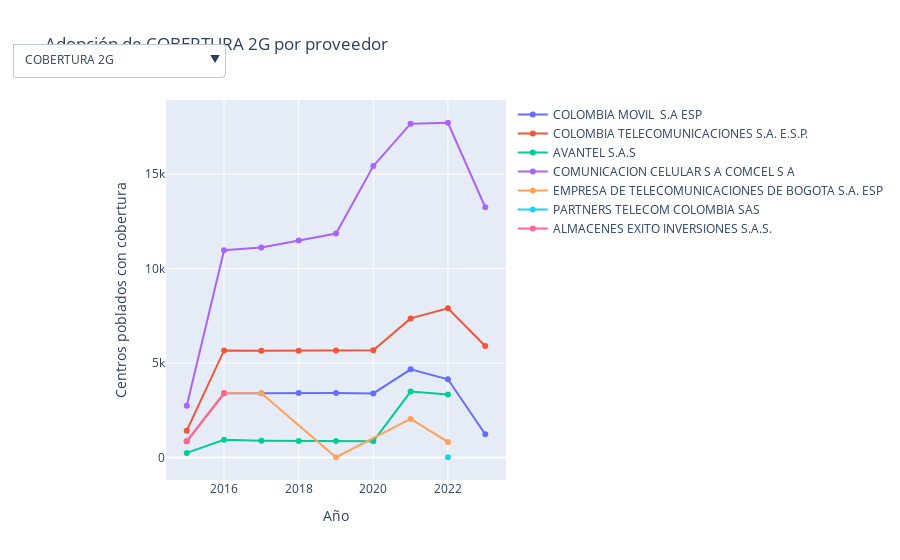

This figure's notebook cell:
### Code cell
def mostrar_velocidad_adopcion_con_dropdown(df, tecnologias, proveedores):
    fig = go.Figure()
    
    for tecnologia in tecnologias:
        for proveedor in proveedores:
            df_data = obtener_velocidad_de_adopcion_de_tecnologia_por_proveedor(
                df, tecnologia, proveedor
            )
            fig.add_trace(
                go.Scatter(
                    x=df_data['AÑO'],
                    y=df_data['Cantidad de centros poblados con cobertura'],
                    mode='lines+markers',
                    name=proveedor,
                    visible=(tecnologia == tecnologias[0])  # Solo la primera visible
                )
            )
    
    buttons = []
    traces_per_tech = len(proveedores)
    
    for i, tecnologia in enumerate(tecnologias):
        visibility = [False] * len(fig.data)
        for j in range(i * traces_per_tech, (i + 1) * traces_per_tech):
            visibility[j] = True
        
        buttons.append(
            dict(
                label=tecnologia,
                method='update',
                args=[{'visible': visibility},
                      {'title': f'Adopción de {tecnologia} por proveedor'}]
            )
        )
    
    fig.update_layout(
        updatemenus=[
            dict(
                buttons=buttons,
                direction='down',
                showactive=True,
                x=0.17,
                y=1.15
            )
        ],
        title=f'Adopción de {tecnologias[0]} por proveedor',
        xaxis_title='Año',
        yaxis_title='Centros poblados con cobertura'
    )
    
    fig.write_html('graficos/velocidad_adopcion_interactiva.html')
    fig.show()

proveedores = df['PROVEEDOR'].unique()
mostrar_velocidad_adopcion_con_dropdown(df, tipos_de_tecnologia, proveedores)

### Figure 1 — Plotly figure (JSON) as saved in the notebook; plotly's stock layout.template omitted (floating-point values rounded to 4 significant figures)
{"data": [{"mode": "lines+markers", "name": "COLOMBIA MOVIL  S.A ESP", "type": "scatter", "visible": true, "x": [2015, 2016, 2017, 2018, 2019, 2020, 2021, 2022, 2023], "y": [849, 3396, 3396, 3406, 3415, 3386, 4662, 4136, 1227]}, {"mode": "lines+markers", "name": "COLOMBIA TELECOMUNICACIONES S.A. E.S.P.", "type": "scatter", "visible": true, "x": [2015, 2016, 2017, 2018, 2019, 2020, 2021, 2022, 2023], "y": [1416, 5668, 5653, 5651, 5662, 5680, 7363, 7894, 5902]}, {"mode": "lines+markers", "name": "AVANTEL S.A.S", "type": "scatter", "visible": true, "x": [2015, 2016, 2017, 2018, 2019, 2020, 2021, 2022], "y": [236, 929, 878, 872, 872, 850, 3484, 3330]}, {"mode": "lines+markers", "name": "COMUNICACION CELULAR S A COMCEL S A", "type": "scatter", "visible": true, "x": [2015, 2016, 2017, 2018, 2019, 2020, 2021, 2022, 2023], "y": [2736, 10975, 11120, 11491, 11855, 15435, 17674, 17725, 13248]}, {"mode": "lines+markers", "name": "EMPRESA DE TELECOMUNICACIONES DE BOGOTA S.A. ESP", "type": "scatter", "visible": true, "x": [2015, 2016, 2017, 2019, 2021, 2022], "y": [849, 3396, 3396, 8, 2038, 820]}, {"mode": "lines+markers", "name": "PARTNERS TELECOM COLOMBIA SAS", "type": "scatter", "visible": true, "x": [2022], "y": [7]}, {"mode": "lines+markers", "name": "ALMACENES EXITO INVERSIONES S.A.S.", "type": "scatter", "visible": true, "x": [2015, 2016], "y": [849, 3396]}, {"mode": "lines+markers", "name": "UNE EPM TELECOMUNICACIONES S.A.", "type": "scatter", "visible": true, "x": [], "y": []}, {"mode": "lines+markers", "name": "COLOMBIA MOVIL  S.A ESP", "type": "scatter", "visible": false, "x": [2015, 2016, 2017, 2018, 2019, 2020, 2021, 2022, 2023], "y": [806, 3215, 3226, 3304, 3375, 3431, 4858, 5453, 4098]}, {"mode": "lines+markers", "name": "COLOMBIA TELECOMUNICACIONES S.A. E.S.P.", "type": "scatter", "visible": false, "x": [2015, 2016, 2017, 2018, 2019, 2020, 2021, 2022, 2023], "y": [1109, 4490, 4571, 4857, 5174, 5281, 6725, 7214, 5522]}, {"mode": "lines+markers", "name": "AVANTEL S.A.S", "type": "scatter", "visible": false, "x": [2021, 2022], "y": [3291, 3309]}, {"mode": "lines+markers", "name": "COMUNICACION CELULAR S A COMCEL S A", "type": "scatter", "visible": false, "x": [2015, 2016, 2017, 2018, 2019, 2020, 2021, 2022, 2023], "y": [1663, 7101, 7481, 8085, 8956, 12936, 15723, 16141, 12438]}, {"mode": "lines+markers", "name": "EMPRESA DE TELECOMUNICACIONES DE BOGOTA S.A. ESP", "type": "scatter", "visible": false, "x": [2015, 2016, 2017, 2019, 2021, 2022], "y": [806, 3215, 3226, 7, 2252, 932]}, {"mode": "lines+markers", "name": "PARTNERS TELECOM COLOMBIA SAS", "type": "scatter", "visible": false, "x": [2021, 2022, 2023], "y": [3265, 4473, 3489]}, {"mode": "lines+markers", "name": "ALMACENES EXITO INVERSIONES S.A.S.", "type": "scatter", "visible": false, "x": [2015, 2016], "y": [806, 3215]}, {"mode": "lines+markers", "name": "UNE EPM TELECOMUNICACIONES S.A.", "type": "scatter", "visible": false, "x": [], "y": []}, {"mode": "lines+markers", "name": "COLOMBIA MOVIL  S.A ESP", "type": "scatter", "visible": false, "x": [2015, 2016, 2017, 2018, 2019, 2020, 2021, 2022, 2023], "y": [575, 2662, 3024, 3046, 3095, 3414, 4847, 5449, 4095]}, {"mode": "lines+markers", "name": "COLOMBIA TELECOMUNICACIONES S.A. E.S.P.", "type": "scatter", "visible": false, "x": [2015, 2016, 2017, 2018, 2019, 2020, 2021, 2022, 2023], "y": [242, 939, 1002, 1022, 1088, 1805, 4706, 5024, 3903]}, {"mode": "lines+markers", "name": "AVANTEL S.A.S", "type": "scatter", "visible": false, "x": [2021, 2022], "y": [3291, 3309]}, {"mode": "lines+markers", "name": "COMUNICACION CELULAR S A COMCEL S A", "type": "scatter", "visible": false, "x": [2015, 2016, 2017, 2018, 2019, 2020, 2021, 2022, 2023], "y": [843, 4233, 5261, 6107, 7576, 9857, 14046, 15755, 12258]}, {"mode": "lines+markers", "name": "EMPRESA DE TELECOMUNICACIONES DE BOGOTA S.A. ESP", "type": "scatter", "visible": false, "x": [2015, 2016, 2017, 2018, 2019, 2020, 2021, 2022], "y": [575, 2662, 3024, 175, 216, 117, 949, 931]}, {"mode": "lines+markers", "name": "PARTNERS TELECOM COLOMBIA SAS", "type": "scatter", "visible": false, "x": [2021, 2022, 2023], "y": [3265, 4473, 3489]}, {"mode": "lines+markers", "name": "ALMACENES EXITO INVERSIONES S.A.S.", "type": "scatter", "visible": false, "x": [2015, 2016], "y": [575, 2662]}, {"mode": "lines+markers", "name": "UNE EPM TELECOMUNICACIONES S.A.", "type": "scatter", "visible": false, "x": [], "y": []}, {"mode": "lines+markers", "name": "COLOMBIA MOVIL  S.A ESP", "type": "scatter", "visible": false, "x": [2015, 2016, 2017, 2018, 2019, 2020, 2021, 2022, 2023], "y": [81, 390, 569, 918, 1418, 1686, 3938, 6839, 5842]}, {"mode": "lines+markers", "name": "COLOMBIA TELECOMUNICACIONES S.A. E.S.P.", "type": "scatter", "visible": false, "x": [2015, 2016, 2017, 2018, 2019, 2020, 2021, 2022, 2023], "y": [83, 415, 787, 1456, 1821, 1945, 4316, 5251, 4102]}, {"mode": "lines+markers", "name": "AVANTEL S.A.S", "type": "scatter", "visible": false, "x": [2015, 2016, 2017, 2018, 2019, 2020, 2021, 2022], "y": [42, 103, 221, 269, 301, 312, 1071, 2134]}, {"mode": "lines+markers", "name": "COMUNICACION CELULAR S A COMCEL S A", "type": "scatter", "visible": false, "x": [2015, 2016, 2017, 2018, 2019, 2020, 2021, 2022, 2023], "y": [295, 1530, 2191, 3289, 5572, 9441, 11596, 12728, 10599]}, {"mode": "lines+markers", "name": "EMPRESA DE TELECOMUNICACIONES DE BOGOTA S.A. ESP", "type": "scatter", "visible": false, "x": [2015, 2016, 2017, 2018, 2019, 2020, 2021, 2022], "y": [81, 390, 569, 918, 1415, 1273, 1220, 305]}, {"mode": "lines+markers", "name": "PARTNERS TELECOM COLOMBIA SAS", "type": "scatter", "visible": false, "x": [2021, 2022, 2023], "y": [1465, 4009, 3938]}, {"mode": "lines+markers", "name": "ALMACENES EXITO INVERSIONES S.A.S.", "type": "scatter", "visible": false, "x": [2015, 2016], "y": [81, 390]}, {"mode": "lines+markers", "name": "UNE EPM TELECOMUNICACIONES S.A.", "type": "scatter", "visible": false, "x": [2015, 2016], "y": [82, 305]}, {"mode": "lines+markers", "name": "COLOMBIA MOVIL  S.A ESP", "type": "scatter", "visible": false, "x": [], "y": []}, {"mode": "lines+markers", "name": "COLOMBIA TELECOMUNICACIONES S.A. E.S.P.", "type": "scatter", "visible": false, "x": [], "y": []}, {"mode": "lines+markers", "name": "AVANTEL S.A.S", "type": "scatter", "visible": false, "x": [], "y": []}, {"mode": "lines+markers", "name": "COMUNICACION CELULAR S A COMCEL S A", "type": "scatter", "visible": false, "x": [], "y": []}, {"mode": "lines+markers", "name": "EMPRESA DE TELECOMUNICACIONES DE BOGOTA S.A. ESP", "type": "scatter", "visible": false, "x": [], "y": []}, {"mode": "lines+markers", "name": "PARTNERS TELECOM COLOMBIA SAS", "type": "scatter", "visible": false, "x": [], "y": []}, {"mode": "lines+markers", "name": "ALMACENES EXITO INVERSIONES S.A.S.", "type": "scatter", "visible": false, "x": [], "y": []}, {"mode": "lines+markers", "name": "UNE EPM TELECOMUNICACIONES S.A.", "type": "scatter", "visible": false, "x": [], "y": []}], "layout": {"title": {"text": "Adopción de COBERTURA 2G por proveedor"}, "updatemenus": [{"buttons": [{"args": [{"visible": [true, true, true, true, true, true, true, true, false, false, false, false, false, false, false, false, false, false, false, false, false, false, false, false, false, false, false, false, false, false, false, false, false, false, false, false, false, false, false, false]}, {"title": "Adopción de COBERTURA 2G por proveedor"}], "label": "COBERTURA 2G", "method": "update"}, {"args": [{"visible": [false, false, false, false, false, false, false, false, true, true, true, true, true, true, true, true, false, false, false, false, false, false, false, false, false, false, false, false, false, false, false, false, false, false, false, false, false, false, false, false]}, {"title": "Adopción de COBERTURA 3G por proveedor"}], "label": "COBERTURA 3G", "method": "update"}, {"args": [{"visible": [false, false, false, false, false, false, false, false, false, false, false, false, false, false, false, false, true, true, true, true, true, true, true, true, false, false, false, false, false, false, false, false, false, false, false, false, false, false, false, false]}, {"title": "Adopción de COBERTURA HSPA+, HSPA+DC por proveedor"}], "label": "COBERTURA HSPA+, HSPA+DC", "method": "update"}, {"args": [{"visible": [false, false, false, false, false, false, false, false, false, false, false, false, false, false, false, false, false, false, false, false, false, false, false, false, true, true, true, true, true, true, true, true, false, false, false, false, false, false, false, false]}, {"title": "Adopción de COBERTURA 4G por proveedor"}], "label": "COBERTURA 4G", "method": "update"}, {"args": [{"visible": [false, false, false, false, false, false, false, false, false, false, false, false, false, false, false, false, false, false, false, false, false, false, false, false, false, false, false, false, false, false, false, false, true, true, true, true, true, true, true, true]}, {"title": "Adopción de COBERTURA 5G por proveedor"}], "label": "COBERTURA 5G", "method": "update"}], "direction": "down", "showactive": true, "x": 0.17, "y": 1.15}], "xaxis": {"title": {"text": "Año"}}, "yaxis": {"title": {"text": "Centros poblados con cobertura"}}}}
